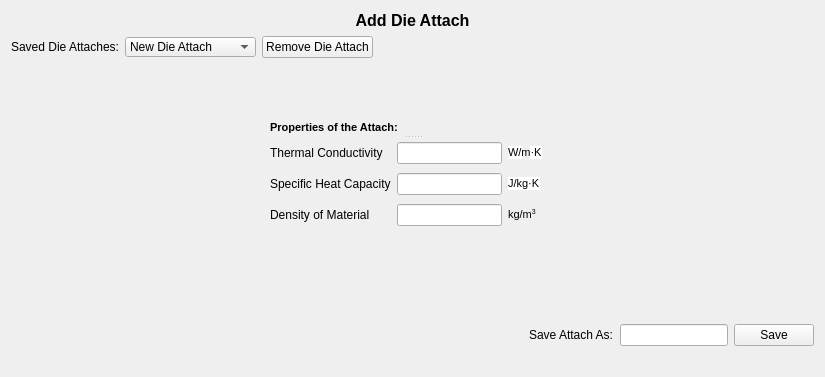
  <widget class="QWizardPage" name="wizardPage3">
   <layout class="QGridLayout" name="gridLayout_3">
    <item row="0" column="0" colspan="4">
     <layout class="QVBoxLayout" name="verticalLayout_3">
      <item>
       <widget class="QLabel" name="DieAttachHeader">
        <property name="text">
         <string>&lt;!DOCTYPE HTML PUBLIC &quot;-//W3C//DTD HTML 4.0//EN&quot; &quot;http://www.w3.org/TR/REC-html40/strict.dtd&quot;&gt;
&lt;html&gt;&lt;head&gt;&lt;meta name=&quot;qrichtext&quot; content=&quot;1&quot; /&gt;&lt;style type=&quot;text/css&quot;&gt;
p, li { white-space: pre-wrap; }
&lt;/style&gt;&lt;/head&gt;&lt;body style=&quot; font-family:'MS Shell Dlg 2'; font-size:8.25pt; font-weight:400; font-style:normal;&quot;&gt;
&lt;p align=&quot;center&quot; style=&quot; margin-top:0px; margin-bottom:0px; margin-left:0px; margin-right:0px; -qt-block-indent:0; text-indent:0px;&quot;&gt;&lt;span style=&quot; font-size:12pt; font-weight:600;&quot;&gt;Add Die Attach&lt;/span&gt;&lt;/p&gt;&lt;/body&gt;&lt;/html&gt;</string>
        </property>
       </widget>
      </item>
      <item>
       <layout class="QHBoxLayout" name="horizontalLayout_3">
        <item>
         <widget class="QLabel" name="DieAttachListLabel">
          <property name="sizePolicy">
           <sizepolicy hsizetype="Fixed" vsizetype="Fixed">
            <horstretch>0</horstretch>
            <verstretch>0</verstretch>
           </sizepolicy>
          </property>
          <property name="text">
           <string>Saved Die Attaches:</string>
          </property>
         </widget>
        </item>
        <item>
         <widget class="QComboBox" name="DieAttachList">
          <property name="sizePolicy">
           <sizepolicy hsizetype="Fixed" vsizetype="Fixed">
            <horstretch>0</horstretch>
            <verstretch>0</verstretch>
           </sizepolicy>
          </property>
          <property name="minimumSize">
           <size>
            <width>131</width>
            <height>20</height>
           </size>
          </property>
          <property name="maximumSize">
           <size>
            <width>131</width>
            <height>20</height>
           </size>
          </property>
          <item>
           <property name="text">
            <string>New Die Attach</string>
           </property>
          </item>
         </widget>
        </item>
        <item>
         <widget class="QPushButton" name="RemoveDieAttach">
          <property name="sizePolicy">
           <sizepolicy hsizetype="Fixed" vsizetype="Fixed">
            <horstretch>0</horstretch>
            <verstretch>0</verstretch>
           </sizepolicy>
          </property>
          <property name="text">
           <string>Remove Die Attach</string>
          </property>
         </widget>
        </item>
        <item>
         <spacer name="horizontalSpacer_31111">
          <property name="orientation">
           <enum>Qt::Horizontal</enum>
          </property>
          <property name="sizeHint" stdset="0">
           <size>
            <width>188</width>
            <height>20</height>
           </size>
          </property>
         </spacer>
        </item>
       </layout>
      </item>
     </layout>
    </item>
    <item row="2" column="0">
     <spacer name="horizontalSpacer_314">
      <property name="orientation">
       <enum>Qt::Horizontal</enum>
      </property>
      <property name="sizeHint" stdset="0">
       <size>
        <width>169</width>
        <height>20</height>
       </size>
      </property>
     </spacer>
    </item>
    <item row="2" column="1" colspan="2">
     <layout class="QVBoxLayout" name="verticalLayout_312">
      <item>
       <layout class="QVBoxLayout" name="verticalLayout_3121">
        <item>
         <widget class="QSplitter" name="splitter_31211">
          <property name="sizePolicy">
           <sizepolicy hsizetype="Fixed" vsizetype="Fixed">
            <horstretch>0</horstretch>
            <verstretch>0</verstretch>
           </sizepolicy>
          </property>
          <property name="minimumSize">
           <size>
            <width>286</width>
            <height>111</height>
           </size>
          </property>
          <property name="maximumSize">
           <size>
            <width>16777215</width>
            <height>16777215</height>
           </size>
          </property>
          <property name="orientation">
           <enum>Qt::Vertical</enum>
          </property>
          <widget class="QLabel" name="DieAttachPropertyLabel">
           <property name="text">
            <string>&lt;!DOCTYPE HTML PUBLIC &quot;-//W3C//DTD HTML 4.0//EN&quot; &quot;http://www.w3.org/TR/REC-html40/strict.dtd&quot;&gt;
&lt;html&gt;&lt;head&gt;&lt;meta name=&quot;qrichtext&quot; content=&quot;1&quot; /&gt;&lt;style type=&quot;text/css&quot;&gt;
p, li { white-space: pre-wrap; }
&lt;/style&gt;&lt;/head&gt;&lt;body style=&quot; font-family:'MS Shell Dlg 2'; font-size:8.25pt; font-weight:400; font-style:normal;&quot;&gt;
&lt;p style=&quot; margin-top:0px; margin-bottom:0px; margin-left:0px; margin-right:0px; -qt-block-indent:0; text-indent:0px;&quot;&gt;&lt;span style=&quot; font-size:8pt; font-weight:600;&quot;&gt;Properties of the Attach:&lt;/span&gt;&lt;/p&gt;&lt;/body&gt;&lt;/html&gt;</string>
           </property>
          </widget>
          <widget class="QWidget" name="layoutWidget">
           <layout class="QGridLayout" name="gridLayout_312111">
            <item row="2" column="1">
             <widget class="QLineEdit" name="DieAttDensityInput"/>
            </item>
            <item row="2" column="2">
             <widget class="QLabel" name="label_3121113">
              <property name="text">
               <string>&lt;!DOCTYPE HTML PUBLIC &quot;-//W3C//DTD HTML 4.0//EN&quot; &quot;http://www.w3.org/TR/REC-html40/strict.dtd&quot;&gt;
&lt;html&gt;&lt;head&gt;&lt;meta name=&quot;qrichtext&quot; content=&quot;1&quot; /&gt;&lt;style type=&quot;text/css&quot;&gt;
p, li { white-space: pre-wrap; }
&lt;/style&gt;&lt;/head&gt;&lt;body style=&quot; font-family:'MS Shell Dlg 2'; font-size:8.25pt; font-weight:400; font-style:normal;&quot;&gt;
&lt;p style=&quot; margin-top:0px; margin-bottom:0px; margin-left:0px; margin-right:0px; -qt-block-indent:0; text-indent:0px;&quot;&gt;&lt;span style=&quot; font-size:8pt;&quot;&gt;kg/m&lt;/span&gt;&lt;span style=&quot; font-size:8pt; vertical-align:super;&quot;&gt;3&lt;/span&gt;&lt;/p&gt;&lt;/body&gt;&lt;/html&gt;</string>
              </property>
             </widget>
            </item>
            <item row="0" column="0">
             <widget class="QLabel" name="DieAttThermalCondLabel">
              <property name="text">
               <string>Thermal Conductivity</string>
              </property>
             </widget>
            </item>
            <item row="2" column="0">
             <widget class="QLabel" name="DieAttDensityLabel">
              <property name="text">
               <string>Density of Material</string>
              </property>
             </widget>
            </item>
            <item row="1" column="0">
             <widget class="QLabel" name="DieAttSpHeatLabel">
              <property name="text">
               <string>Specific Heat Capacity</string>
              </property>
             </widget>
            </item>
            <item row="0" column="2">
             <widget class="QLabel" name="label_3121111">
              <property name="text">
               <string>&lt;!DOCTYPE HTML PUBLIC &quot;-//W3C//DTD HTML 4.0//EN&quot; &quot;http://www.w3.org/TR/REC-html40/strict.dtd&quot;&gt;
&lt;html&gt;&lt;head&gt;&lt;meta name=&quot;qrichtext&quot; content=&quot;1&quot; /&gt;&lt;style type=&quot;text/css&quot;&gt;
p, li { white-space: pre-wrap; }
&lt;/style&gt;&lt;/head&gt;&lt;body style=&quot; font-family:'MS Shell Dlg 2'; font-size:8.25pt; font-weight:400; font-style:normal;&quot;&gt;
&lt;p style=&quot; margin-top:12px; margin-bottom:12px; margin-left:0px; margin-right:0px; -qt-block-indent:0; text-indent:0px;&quot;&gt;&lt;span style=&quot; font-family:'Arial,sans-serif'; font-size:8pt; background-color:#ffffff;&quot;&gt;W/&lt;/span&gt;&lt;span style=&quot; font-size:8pt;&quot;&gt;m&lt;/span&gt;&lt;span style=&quot; font-family:'Arial,sans-serif'; font-size:8pt; color:#000000; background-color:#ffffff;&quot;&gt;·&lt;/span&gt;&lt;span style=&quot; font-family:'Arial,sans-serif'; font-size:8pt; background-color:#ffffff;&quot;&gt;K&lt;/span&gt;&lt;/p&gt;&lt;/body&gt;&lt;/html&gt;</string>
              </property>
             </widget>
            </item>
            <item row="0" column="1">
             <widget class="QLineEdit" name="DieAttThermalCondInput"/>
            </item>
            <item row="1" column="1">
             <widget class="QLineEdit" name="DieAttSpHeatInput"/>
            </item>
            <item row="1" column="2">
             <widget class="QLabel" name="label_3121112">
              <property name="text">
               <string>&lt;!DOCTYPE HTML PUBLIC &quot;-//W3C//DTD HTML 4.0//EN&quot; &quot;http://www.w3.org/TR/REC-html40/strict.dtd&quot;&gt;
&lt;html&gt;&lt;head&gt;&lt;meta name=&quot;qrichtext&quot; content=&quot;1&quot; /&gt;&lt;style type=&quot;text/css&quot;&gt;
p, li { white-space: pre-wrap; }
&lt;/style&gt;&lt;/head&gt;&lt;body style=&quot; font-family:'MS Shell Dlg 2'; font-size:8.25pt; font-weight:400; font-style:normal;&quot;&gt;
&lt;p style=&quot; margin-top:0px; margin-bottom:0px; margin-left:0px; margin-right:0px; -qt-block-indent:0; text-indent:0px;&quot;&gt;&lt;span style=&quot; font-family:'sans-serif'; font-size:8pt; color:#000000; background-color:#ffffff;&quot;&gt;J/kg·K&lt;/span&gt;&lt;/p&gt;&lt;/body&gt;&lt;/html&gt;</string>
              </property>
             </widget>
            </item>
            <item row="0" column="3">
             <widget class="QLabel" name="ErrDieAttThermLabel">
              <property name="text">
               <string/>
              </property>
             </widget>
            </item>
            <item row="1" column="3">
             <widget class="QLabel" name="ErrDieAttSpHeatLabel">
              <property name="text">
               <string/>
              </property>
             </widget>
            </item>
            <item row="2" column="3">
             <widget class="QLabel" name="ErrDieAttDensityLabel">
              <property name="text">
               <string/>
              </property>
             </widget>
            </item>
           </layout>
          </widget>
         </widget>
        </item>
        <item>
         <spacer name="verticalSpacer_31212">
          <property name="orientation">
           <enum>Qt::Vertical</enum>
          </property>
          <property name="sizeType">
           <enum>QSizePolicy::Fixed</enum>
          </property>
          <property name="sizeHint" stdset="0">
           <size>
            <width>20</width>
            <height>13</height>
           </size>
          </property>
         </spacer>
        </item>
       </layout>
      </item>
      <item>
       <widget class="QLabel" name="DieAttachDiagram">
        <property name="sizePolicy">
         <sizepolicy hsizetype="Fixed" vsizetype="Fixed">
          <horstretch>0</horstretch>
          <verstretch>0</verstretch>
         </sizepolicy>
        </property>
        <property name="text">
         <string>&lt;!DOCTYPE HTML PUBLIC &quot;-//W3C//DTD HTML 4.0//EN&quot; &quot;http://www.w3.org/TR/REC-html40/strict.dtd&quot;&gt;
&lt;html&gt;&lt;head&gt;&lt;meta name=&quot;qrichtext&quot; content=&quot;1&quot; /&gt;&lt;style type=&quot;text/css&quot;&gt;
p, li { white-space: pre-wrap; }
&lt;/style&gt;&lt;/head&gt;&lt;body style=&quot; font-family:'MS Shell Dlg 2'; font-size:8.25pt; font-weight:400; font-style:normal;&quot;&gt;
&lt;p style=&quot; margin-top:0px; margin-bottom:0px; margin-left:0px; margin-right:0px; -qt-block-indent:0; text-indent:0px;&quot;&gt;&lt;img src=&quot;:/images/images/die_attach.png&quot; /&gt;&lt;/p&gt;&lt;/body&gt;&lt;/html&gt;</string>
        </property>
       </widget>
      </item>
     </layout>
    </item>
    <item row="2" column="3">
     <spacer name="horizontalSpacer_315">
      <property name="orientation">
       <enum>Qt::Horizontal</enum>
      </property>
      <property name="sizeHint" stdset="0">
       <size>
        <width>169</width>
        <height>20</height>
       </size>
      </property>
     </spacer>
    </item>
    <item row="3" column="1">
     <spacer name="verticalSpacer_317">
      <property name="orientation">
       <enum>Qt::Vertical</enum>
      </property>
      <property name="sizeHint" stdset="0">
       <size>
        <width>20</width>
        <height>55</height>
       </size>
      </property>
     </spacer>
    </item>
    <item row="4" column="0" colspan="4">
     <layout class="QHBoxLayout" name="horizontalLayout_17">
      <item>
       <spacer name="horizontalSpacer_3132">
        <property name="orientation">
         <enum>Qt::Horizontal</enum>
        </property>
        <property name="sizeHint" stdset="0">
         <size>
          <width>40</width>
          <height>20</height>
         </size>
        </property>
       </spacer>
      </item>
      <item>
       <widget class="QLabel" name="SaveDieAttachLabel">
        <property name="sizePolicy">
         <sizepolicy hsizetype="Fixed" vsizetype="Fixed">
          <horstretch>0</horstretch>
          <verstretch>0</verstretch>
         </sizepolicy>
        </property>
        <property name="text">
         <string>Save Attach As:</string>
        </property>
       </widget>
      </item>
      <item>
       <widget class="QLineEdit" name="DieAttNameInput">
        <property name="sizePolicy">
         <sizepolicy hsizetype="Fixed" vsizetype="Fixed">
          <horstretch>0</horstretch>
          <verstretch>0</verstretch>
         </sizepolicy>
        </property>
       </widget>
      </item>
      <item>
       <widget class="QPushButton" name="SaveDieAttach">
        <property name="sizePolicy">
         <sizepolicy hsizetype="Fixed" vsizetype="Fixed">
          <horstretch>0</horstretch>
          <verstretch>0</verstretch>
         </sizepolicy>
        </property>
        <property name="text">
         <string>Save</string>
        </property>
       </widget>
      </item>
     </layout>
    </item>
    <item row="5" column="2">
     <widget class="QLabel" name="ErrDieAttNameLabel">
      <property name="text">
       <string/>
      </property>
     </widget>
    </item>
    <item row="1" column="1">
     <spacer name="verticalSpacer_316">
      <property name="orientation">
       <enum>Qt::Vertical</enum>
      </property>
      <property name="sizeHint" stdset="0">
       <size>
        <width>20</width>
        <height>56</height>
       </size>
      </property>
     </spacer>
    </item>
   </layout>
   <zorder>ErrDieAttNameLabel</zorder>
   <zorder>verticalSpacer_316</zorder>
  </widget>
